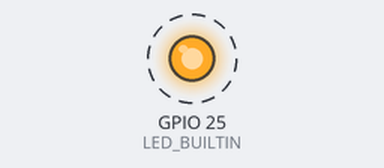
The sketch below on a simulated ESP32. On the bench: output pins drawn as LEDs (lit = HIGH). Dashed ring = blinking. What the sketch prints to the serial monitor is not drawn.

Above: at 0.5 s.
Timing chart, 0 to 4.6 s (numbered marks = the images above):
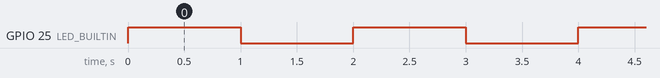

The sketch:

Wifi_Accesspoint_ESP32.ino
```cpp
/*
  WiFiAccessPoint.ino creates a WiFi access point and provides a web server on it.

  Steps:
  1. Connect to the access point "yourAp"
  2. Point your web browser to http://192.168.4.1/H to turn the LED on or http://192.168.4.1/L to turn it off
     OR
     Run raw TCP "GET /H" and "GET /L" on PuTTY terminal with 192.168.4.1 as IP address and 80 as port

  Created for arduino-esp32 on 04 July, 2018
  by Elochukwu Ifediora (fedy0)
*/

#include <WiFi.h>
#include <WiFiClient.h>
#include <WiFiAP.h>

#define LED_BUILTIN 25   // Set the GPIO pin where you connected your test LED or comment this line out if your dev board has a built-in LED

// Set these to your desired credentials.
const char *ssid = "hello_world";
const char *password = "hello_world";

WiFiServer server(80);


void setup() {
  pinMode(LED_BUILTIN, OUTPUT);

  Serial.begin(115200);
  Serial.println();
  Serial.println("Configuring access point...");

  // You can remove the password parameter if you want the AP to be open.
  WiFi.softAP(ssid);
  IPAddress myIP = WiFi.softAPIP();
  Serial.print("AP IP address: ");
  Serial.println(myIP);
  server.begin();

  Serial.println("Server started");
}

void loop() {
 digitalWrite(LED_BUILTIN, HIGH);
 Serial.println("--> ");
 delay(1000);
 digitalWrite(LED_BUILTIN, LOW);
 delay(1000);
 digitalWrite(LED_BUILTIN, HIGH);

}
```

Measured:
- by itself, GPIO 25 (LED_BUILTIN): alternates HIGH for 1.0 s and LOW for 1.0 s
